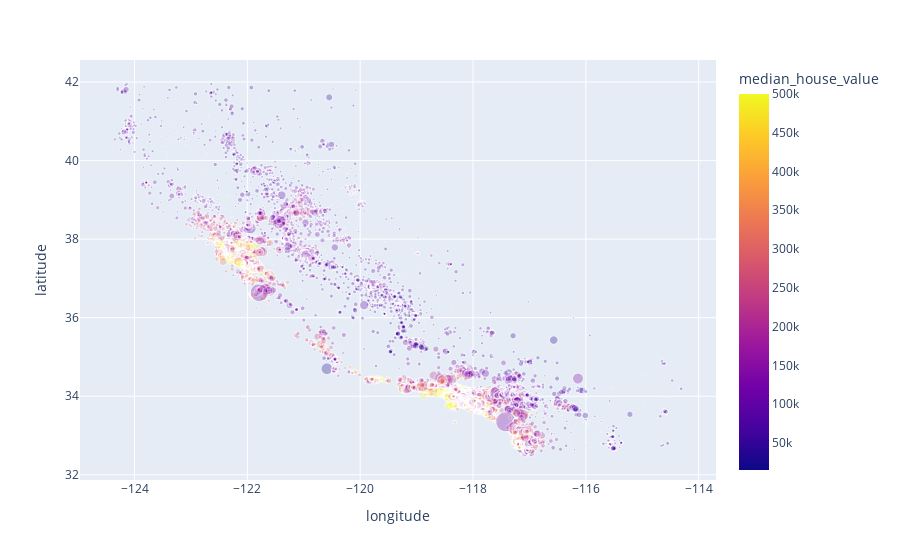

Write notebook code for a chart like this one.
### Code cell
import plotly.express as px
px.scatter(data_frame=house, x="longitude", y="latitude", 
           color="median_house_value", size=house.population / 100,
          hover_data=["ocean_proximity"], opacity=0.3)

### Figure 1 — Plotly figure (JSON) as saved in the notebook; plotly's stock layout.template omitted (floating-point values rounded to 4 significant figures; data arrays with more than 128 entries replaced by an {"elided": "..."} marker saying what was removed)
{"data": [{"customdata": {"elided": "20640x1 str values"}, "hovertemplate": "longitude=%{x}<br>latitude=%{y}<br>size=%{marker.size}<br>ocean_proximity=%{customdata[0]}<br>median_house_value=%{marker.color}<extra></extra>", "legendgroup": "", "marker": {"color": {"elided": "20640 int values"}, "coloraxis": "coloraxis", "opacity": 0.3, "size": {"elided": "20640 float values"}, "sizemode": "area", "sizeref": 0.8921, "symbol": "circle"}, "mode": "markers", "name": "", "showlegend": false, "type": "scattergl", "x": {"elided": "20640 float values"}, "xaxis": "x", "y": {"elided": "20640 float values"}, "yaxis": "y"}], "layout": {"autosize": true, "coloraxis": {"colorbar": {"title": {"text": "median_house_value"}}, "colorscale": [[0, "#0d0887"], [0.1111, "#46039f"], [0.2222, "#7201a8"], [0.3333, "#9c179e"], [0.4444, "#bd3786"], [0.5556, "#d8576b"], [0.6667, "#ed7953"], [0.7778, "#fb9f3a"], [0.8889, "#fdca26"], [1, "#f0f921"]]}, "legend": {"itemsizing": "constant", "tracegroupgap": 0}, "margin": {"t": 60}, "xaxis": {"anchor": "y", "autorange": true, "domain": [0, 1], "range": [-125.0, -113.7], "title": {"text": "longitude"}, "type": "linear"}, "yaxis": {"anchor": "x", "autorange": true, "domain": [0, 1], "range": [31.71, 42.65], "title": {"text": "latitude"}, "type": "linear"}}}
